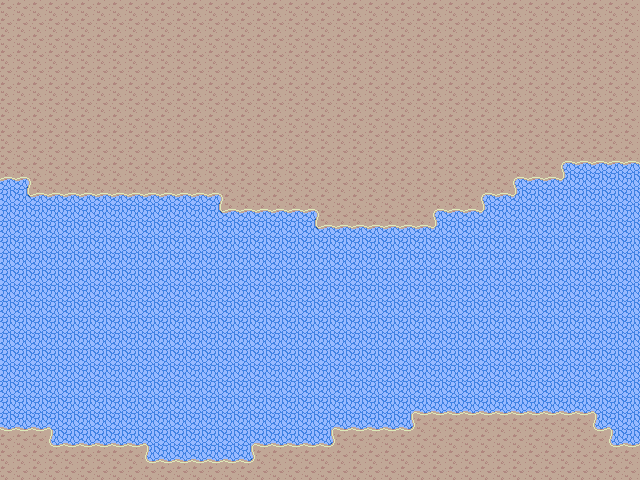

A level layout from a 2D game, rendered from its tile map. Below: a short description, then the map file with its tile-grid data intact:
An orthogonal 40x30 tile map with 16x16 px tiles, 1 tile layer (Ground), 6 tilesets and 4 objects (2x Base, Travel, RiverChest1).

<map version="1.8" tiledversion="1.8.6" orientation="orthogonal" renderorder="right-down" width="40" height="30" tilewidth="16" tileheight="16" infinite="0" nextlayerid="17" nextobjectid="17">
 <properties>
  <property name="LocationName" value="River Basin" />
  <property name="Music" value="OrichalcumSword" />
 </properties>
 <tileset firstgid="1" source="Tilesets/ColorTileA2.tsx" />
 <tileset firstgid="1569" source="Tilesets/ColorTileC.tsx" />
 <tileset firstgid="1825" source="Tilesets/ColorTileA1.tsx" />
 <tileset firstgid="3253" source="Tilesets/ColorTileA5.tsx" />
 <tileset firstgid="3381" source="Tilesets/ColorTileA4.tsx" />
 <tileset firstgid="5229" source="Tilesets/ColorTileB.tsx" />
 <group id="2" name="Background">
  <layer id="1" name="Ground" width="40" height="30">
   <data encoding="csv">
393,393,393,393,393,393,393,393,393,393,393,393,393,393,393,393,393,393,393,393,393,393,393,393,393,393,393,393,393,393,393,393,393,393,393,393,393,393,393,393,
393,393,393,393,393,393,393,393,393,393,393,393,393,393,393,393,393,393,393,393,393,393,393,393,393,393,393,393,393,393,393,393,393,393,393,393,393,393,393,393,
393,393,393,393,393,393,393,393,393,393,393,393,393,393,393,393,393,393,393,393,393,393,393,393,393,393,393,393,393,393,393,393,393,393,393,393,393,393,393,393,
393,393,393,393,393,393,393,393,393,393,393,393,393,393,393,393,393,393,393,393,393,393,393,393,393,393,393,393,393,393,393,393,393,393,393,393,393,393,393,393,
393,393,393,393,393,393,393,393,393,393,393,393,393,393,393,393,393,393,393,393,393,393,393,393,393,393,393,393,393,393,393,393,393,393,393,393,393,393,393,393,
393,393,393,393,393,393,393,393,393,393,393,393,393,393,393,393,393,393,393,393,393,393,393,393,393,393,393,393,393,393,393,393,393,393,393,393,393,393,393,393,
393,393,393,393,393,393,393,393,393,393,393,393,393,393,393,393,393,393,393,393,393,393,393,393,393,393,393,393,393,393,393,393,393,393,393,393,393,393,393,393,
393,393,393,393,393,393,393,393,393,393,393,393,393,393,393,393,393,393,393,393,393,393,393,393,393,393,393,393,393,393,393,393,393,393,393,393,393,393,393,393,
393,393,393,393,393,393,393,393,393,393,393,393,393,393,393,393,393,393,393,393,393,393,393,393,393,393,393,393,393,393,393,393,393,393,393,393,393,393,393,393,
393,393,393,393,393,393,393,393,393,393,393,393,393,393,393,393,393,393,393,393,393,393,393,393,393,393,393,393,393,393,393,393,393,393,393,393,393,393,393,393,
393,393,393,393,393,393,393,393,393,393,393,393,393,393,393,393,393,393,393,393,393,393,393,393,393,393,393,393,393,393,393,393,393,393,393,1825,1826,1826,1826,1826,
1826,1827,393,393,393,393,393,393,393,393,393,393,393,393,393,393,393,393,393,393,393,393,393,393,393,393,393,393,393,393,393,393,1825,1826,1826,1933,1877,1877,1877,1877,
1877,1931,1826,1826,1826,1826,1826,1826,1826,1826,1826,1826,1826,1827,393,393,393,393,393,393,393,393,393,393,393,393,393,393,393,393,1825,1826,1933,1877,1877,1877,1877,1877,1877,1877,
1877,1877,1877,1877,1877,1877,1877,1877,1877,1877,1877,1877,1877,1931,1826,1826,1826,1826,1826,1827,393,393,393,393,393,393,393,1825,1826,1826,1933,1877,1877,1877,1877,1877,1877,1877,1877,1877,
1877,1877,1877,1877,1877,1877,1877,1877,1877,1877,1877,1877,1877,1877,1877,1877,1877,1877,1877,1931,1826,1826,1826,1826,1826,1826,1826,1933,1877,1877,1877,1877,1877,1877,1877,1877,1877,1877,1877,1877,
1877,1877,1877,1877,1877,1877,1877,1877,1877,1877,1877,1877,1877,1877,1877,1877,1877,1877,1877,1877,1877,1877,1877,1877,1877,1877,1877,1877,1877,1877,1877,1877,1877,1877,1877,1877,1877,1877,1877,1877,
1877,1877,1877,1877,1877,1877,1877,1877,1877,1877,1877,1877,1877,1877,1877,1877,1877,1877,1877,1877,1877,1877,1877,1877,1877,1877,1877,1877,1877,1877,1877,1877,1877,1877,1877,1877,1877,1877,1877,1877,
1877,1877,1877,1877,1877,1877,1877,1877,1877,1877,1877,1877,1877,1877,1877,1877,1877,1877,1877,1877,1877,1877,1877,1877,1877,1877,1877,1877,1877,1877,1877,1877,1877,1877,1877,1877,1877,1877,1877,1877,
1877,1877,1877,1877,1877,1877,1877,1877,1877,1877,1877,1877,1877,1877,1877,1877,1877,1877,1877,1877,1877,1877,1877,1877,1877,1877,1877,1877,1877,1877,1877,1877,1877,1877,1877,1877,1877,1877,1877,1877,
1877,1877,1877,1877,1877,1877,1877,1877,1877,1877,1877,1877,1877,1877,1877,1877,1877,1877,1877,1877,1877,1877,1877,1877,1877,1877,1877,1877,1877,1877,1877,1877,1877,1877,1877,1877,1877,1877,1877,1877,
1877,1877,1877,1877,1877,1877,1877,1877,1877,1877,1877,1877,1877,1877,1877,1877,1877,1877,1877,1877,1877,1877,1877,1877,1877,1877,1877,1877,1877,1877,1877,1877,1877,1877,1877,1877,1877,1877,1877,1877,
1877,1877,1877,1877,1877,1877,1877,1877,1877,1877,1877,1877,1877,1877,1877,1877,1877,1877,1877,1877,1877,1877,1877,1877,1877,1877,1877,1877,1877,1877,1877,1877,1877,1877,1877,1877,1877,1877,1877,1877,
1877,1877,1877,1877,1877,1877,1877,1877,1877,1877,1877,1877,1877,1877,1877,1877,1877,1877,1877,1877,1877,1877,1877,1877,1877,1877,1877,1877,1877,1877,1877,1877,1877,1877,1877,1877,1877,1877,1877,1877,
1877,1877,1877,1877,1877,1877,1877,1877,1877,1877,1877,1877,1877,1877,1877,1877,1877,1877,1877,1877,1877,1877,1877,1877,1877,1877,1877,1877,1877,1877,1877,1877,1877,1877,1877,1877,1877,1877,1877,1877,
1877,1877,1877,1877,1877,1877,1877,1877,1877,1877,1877,1877,1877,1877,1877,1877,1877,1877,1877,1877,1877,1877,1877,1877,1877,1877,1877,1877,1877,1877,1877,1877,1877,1877,1877,1877,1877,1877,1877,1877,
1877,1877,1877,1877,1877,1877,1877,1877,1877,1877,1877,1877,1877,1877,1877,1877,1877,1877,1877,1877,1877,1877,1877,1877,1877,1829,1928,1928,1928,1928,1928,1928,1928,1928,1928,1928,1928,1831,1877,1877,
1928,1928,1928,1831,1877,1877,1877,1877,1877,1877,1877,1877,1877,1877,1877,1877,1877,1877,1877,1877,1829,1928,1928,1928,1928,1929,393,393,393,393,393,393,393,393,393,393,393,1927,1831,1877,
393,393,393,1927,1928,1928,1928,1928,1928,1831,1877,1877,1877,1877,1877,1829,1928,1928,1928,1928,1929,393,393,393,393,393,393,393,393,393,393,393,393,393,393,393,393,393,1927,1928,
393,393,393,393,393,393,393,393,393,1927,1928,1928,1928,1928,1928,1929,393,393,393,393,393,393,393,393,393,393,393,393,393,393,393,393,393,393,393,393,393,393,393,393,
393,393,393,393,393,393,393,393,393,393,393,393,393,393,393,393,393,393,393,393,393,393,393,393,393,393,393,393,393,393,393,393,393,393,393,393,393,393,393,393
</data>
  </layer>
 </group>
 <group id="7" name="Height0" />
 <group id="9" name="Height1" />
 <group id="12" name="Height2" />
 <objectgroup id="4" name="Triggers">
  <object id="12" name="CanyonCliff" type="Travel" x="143" y="-1" width="49" height="32">
   <properties>
    <property name="Direction" value="Down" />
    <property name="Label">Ascend
Canyon</property>
   </properties>
  </object>
 </objectgroup>
 <objectgroup id="11" name="Chests">
  <object id="15" name="RiverChest1" gid="5378" x="75" y="167" width="16" height="16">
   <properties>
    <property name="Item" value="$JunkWeapon" />
    <property name="Sprite" value="FutureChest" />
   </properties>
  </object>
 </objectgroup>
 <objectgroup id="16" name="NPCs" />
 <objectgroup id="5" name="Enemies">
  <object id="2" name="Base" x="455" y="136" width="16" height="14">
   <properties>
    <property name="Collide">Sound Encounter
Encounter DoubleSentinel</property>
    <property name="Idle">Wait 2000
Wander 800
Repeat</property>
    <property name="Sprite" value="Sentinel" />
   </properties>
  </object>
  <object id="16" name="Base" x="374" y="120" width="16" height="14">
   <properties>
    <property name="Collide">Sound Encounter
Encounter DoubleSentinel</property>
    <property name="Idle">Wait 2000
Wander 800
Repeat</property>
    <property name="Sprite" value="Sentinel" />
   </properties>
  </object>
 </objectgroup>
</map>
